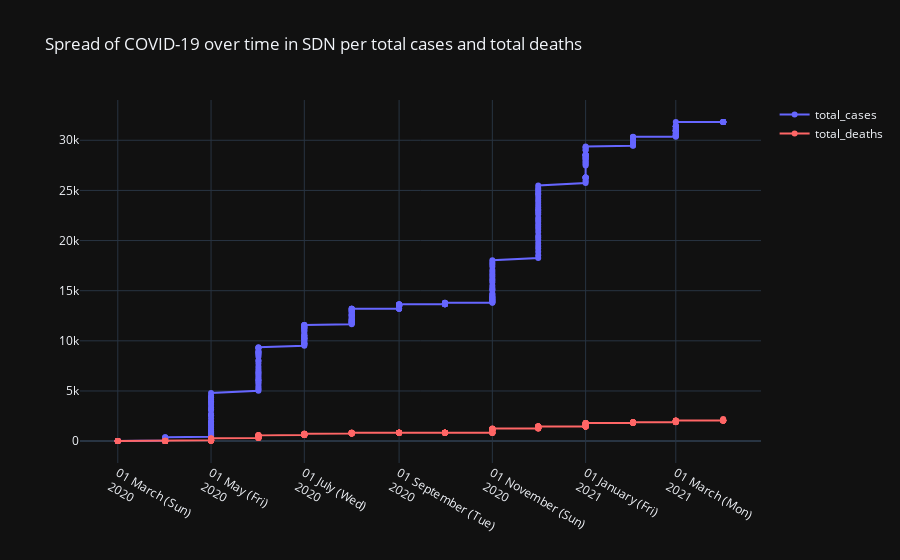

The notebook cell saved with this chart:
### Code cell
import plotly.graph_objects as go

x=[i.split('-')[0]+'-'+i.split('-')[1] for i in covid_total.date ]
fig = go.Figure()
fig.update_layout(template='plotly_dark')
fig.add_trace(go.Scatter(x=x, 
                         y=covid_total['total_cases'],
                         mode='lines+markers',
                         name='total_cases',
                         line=dict(color='rgb(102, 102, 255)', width=2)))
fig.add_trace(go.Scatter(x=x, 
                         y=covid_total['total_deaths'],
                         mode='lines+markers',
                         name='total_deaths',
                         line=dict(color='rgb(255, 102, 102)', width=2)))

fig.update_layout(
    title = 'Spread of COVID-19 over time in '+str(string)+' per total cases and total deaths',
    xaxis_tickformat = '%d %B (%a)<br>%Y'
)
fig.show()

### Figure 1 — Plotly figure (JSON) as saved in the notebook; plotly's stock layout.template omitted (floating-point values rounded to 4 significant figures; data arrays with more than 128 entries replaced by an {"elided": "..."} marker saying what was removed)
{"data": [{"line": {"color": "rgb(102, 102, 255)", "width": 2}, "mode": "lines+markers", "name": "total_cases", "type": "scatter", "x": {"elided": "391 str values"}, "y": {"elided": "391 int values"}}, {"line": {"color": "rgb(255, 102, 102)", "width": 2}, "mode": "lines+markers", "name": "total_deaths", "type": "scatter", "x": {"elided": "391 str values"}, "y": {"elided": "391 int values"}}], "layout": {"title": {"text": "Spread of COVID-19 over time in SDN per total cases and total deaths"}, "xaxis": {"tickformat": "%d %B (%a)<br>%Y"}}}
